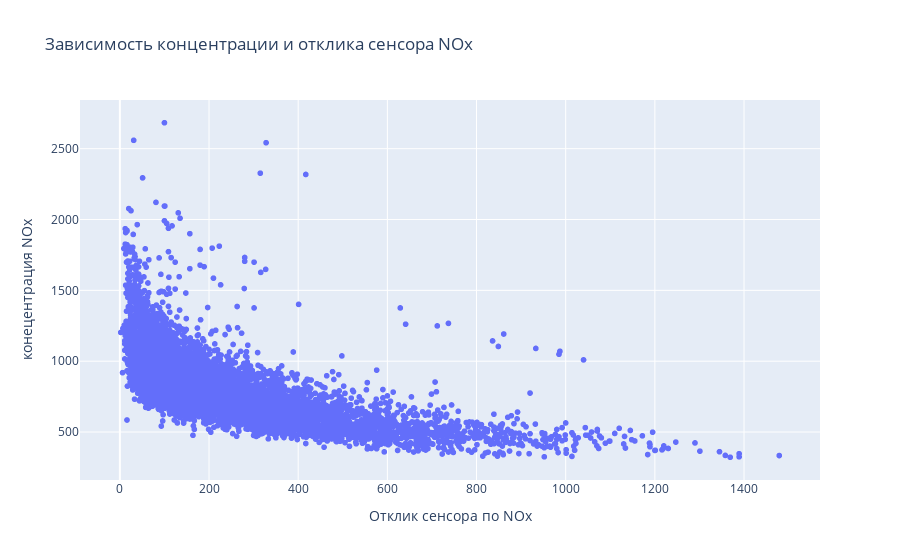

This figure's notebook cell:
### Code cell
# конецентрация NOx и отклик сенсора по NOx

fig = px.scatter(
    df,  
    x="NOx(GT)", y="PT08.S3(NOx)",  
    title="Зависимость концентрации и отклика сенсора NOx",

)
fig.update_layout(
                  xaxis_title="Отклик сенсора по NOx",
                  yaxis_title="конецентрация NOx"
                  )
fig.show()

### Figure 1 — Plotly figure (JSON) as saved in the notebook; plotly's stock layout.template omitted (floating-point values rounded to 4 significant figures; data arrays with more than 128 entries replaced by an {"elided": "..."} marker saying what was removed)
{"data": [{"hovertemplate": "NOx(GT)=%{x}<br>PT08.S3(NOx)=%{y}<extra></extra>", "legendgroup": "", "marker": {"color": "#636efa", "symbol": "circle"}, "mode": "markers", "name": "", "showlegend": false, "type": "scattergl", "x": {"elided": "6941 int values"}, "xaxis": "x", "y": {"elided": "6941 int values"}, "yaxis": "y"}], "layout": {"legend": {"tracegroupgap": 0}, "title": {"text": "Зависимость концентрации и отклика сенсора NOx"}, "xaxis": {"anchor": "y", "domain": [0, 1], "title": {"text": "Отклик сенсора по NOx"}}, "yaxis": {"anchor": "x", "domain": [0, 1], "title": {"text": "конецентрация NOx"}}}}
